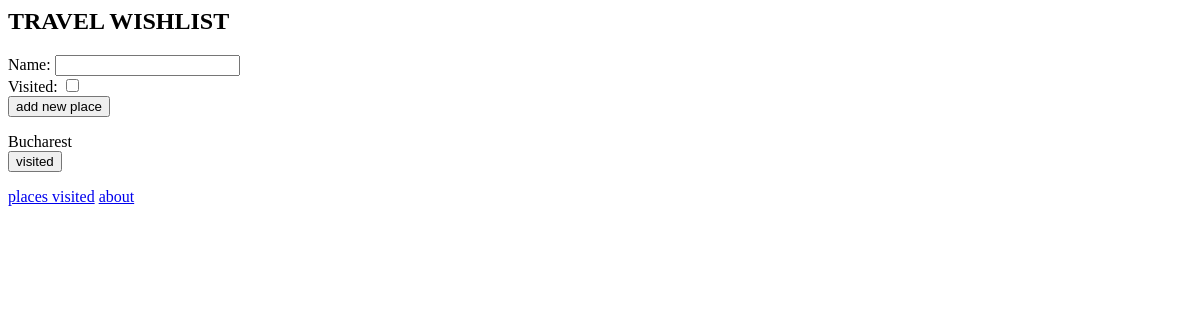
The app's page /, older data.
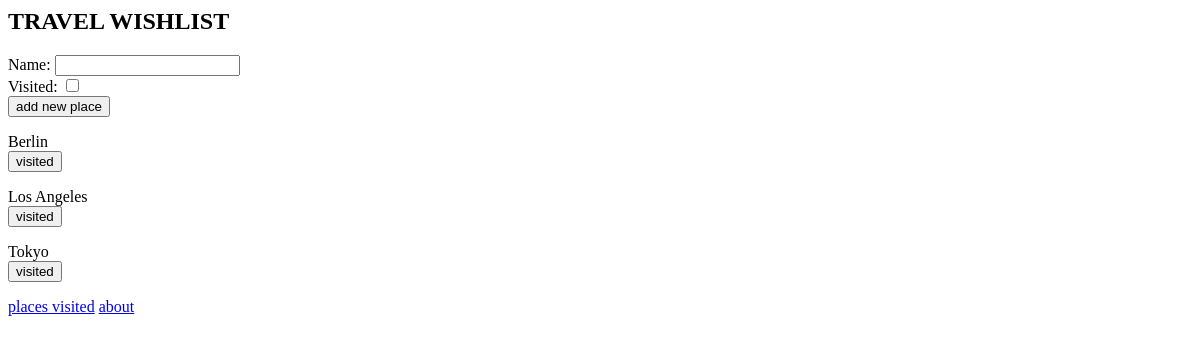
The same page, newer data.
### travel_wishlist/models.py (models this page shows, shortened)
class Place(models.Model):
    name = models.CharField(max_length=200)
    visited = models.BooleanField(default=False)

### travel_wishlist/views.py (the view)
# urls.py: path('', views.place_list, name='place_list'),
def place_list(request):
    if request.method == "POST":
        form = NewPlaceForm(request.POST)  # creating a form from data in the request
        place = form.save()  # creating a model object from form
        if form.is_valid():  # validation against db constraints
            place.save()  # saves place to db
            return redirect('place_list')  # reload homepage
    places = Place.objects.filter(visited=False).order_by('name')
    new_place_form = NewPlaceForm()  # used to create HTML
    return render(request, 'travel_wishlist/wishlist.html', {'places': places, 'new_place_form': new_place_form})

### travel_wishlist/forms.py
class NewPlaceForm(forms.ModelForm):
    class Meta:
        model = Place
        fields = ('name', 'visited')

### travel_wishlist/templates/travel_wishlist/wishlist.html (shortened to what this page needs)
<h2>TRAVEL WISHLIST</h2>
<form method="POST" action="{% url 'place_list' %}">
    {{ new_place_form }}
    <button type="sumbit">add new place</button>
</form>
{% for place in places %}
<div>
    {{ place.name }}
    <form method="POST" action="{% url 'place_was_visited' place.pk %}">
        <button>visited</button>
    </form>
</div>
{% empty %}
<p>you have no places in your wishlist</p>
{% endfor %}
<a href="{% url 'places_visited' %}">places visited</a>
<a href="{% url 'about'%}">about</a>

Row changes from the older to the newer data that the page shows:
no longer on this page (row edited): Place: name "Bucharest"
added Place: name "Berlin"
added Place: name "Los Angeles"
now on this page (row edited): Place: name "Tokyo"
